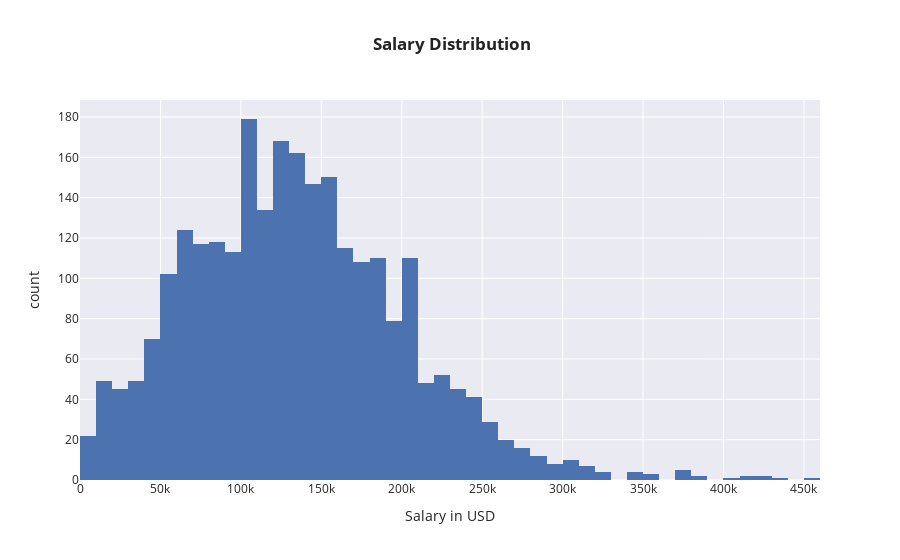

The notebook cell saved with this chart:
### Code cell
px.histogram(df,x='salary_in_usd',template='seaborn',labels={'salary_in_usd':'Salary in USD'},title='<b> Salary Distribution')

### Figure 1 — Plotly figure (JSON) as saved in the notebook; plotly's stock layout.template omitted (floating-point values rounded to 4 significant figures; data arrays with more than 128 entries replaced by an {"elided": "..."} marker saying what was removed)
{"data": [{"alignmentgroup": "True", "bingroup": "x", "hovertemplate": "Salary in USD=%{x}<br>count=%{y}<extra></extra>", "legendgroup": "", "marker": {"color": "rgb(76,114,176)", "pattern": {"shape": ""}}, "name": "", "offsetgroup": "", "orientation": "v", "showlegend": false, "type": "histogram", "x": {"elided": "2584 int values"}, "xaxis": "x", "yaxis": "y"}], "layout": {"barmode": "relative", "legend": {"tracegroupgap": 0}, "title": {"text": "<b> Salary Distribution"}, "xaxis": {"anchor": "y", "domain": [0, 1], "title": {"text": "Salary in USD"}}, "yaxis": {"anchor": "x", "domain": [0, 1], "title": {"text": "count"}}}}
